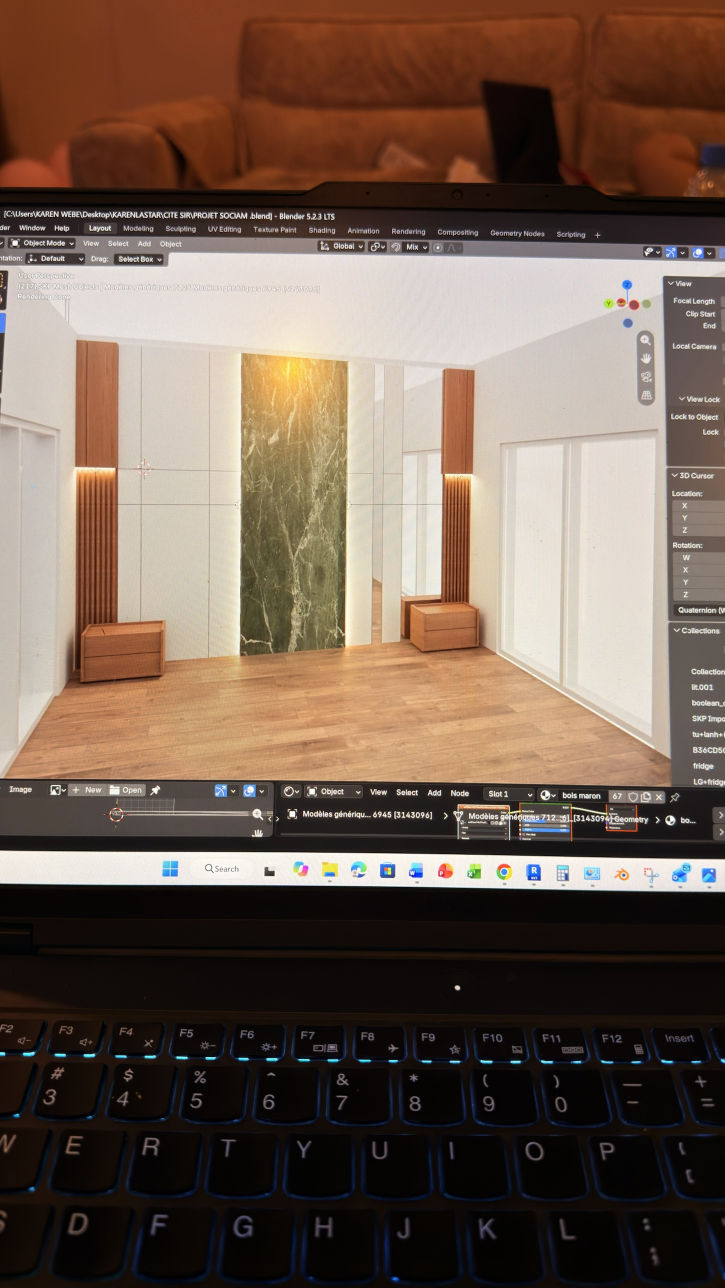
#> input picture projects/chambre-blender/source/capture-blender.jpg, 1450 x 2576 px (shown at 1/2 size)
$ python retouch.py ../../chambre-blender/source/capture-blender.jpg ../../chambre-blender/source/capture-blender.jpg
#> lines starting #> are read from the running program, lines starting #| are printed output that depends on the picture; after the words box and inside, x2 and y2 are one past the last pixel; in counts of white or black regions, pixels touching at a corner belong together
"""KAÏRA — retouche « lumière du jour » des rendus du studio, sans toucher au design.

Corrections globales uniquement (comme un développement photo) : balance des blancs vers un blanc crème,
exposition, ouverture des ombres, contraste doux, netteté fine. Aucun objet n'est ajouté, retiré ou déplacé,
et les matériaux gardent leurs couleurs relatives.

Usage : python3 tools/retouch.py <source> <sortie.jpg> [--force 0..1]
"""
import sys
import numpy as np
from PIL import Image, ImageFilter

CREAM = np.array([244, 239, 231]) / 255.0   # blanc crème visé pour les plafonds et murs clairs


def lum(a):
    return a[..., 0] * 0.2126 + a[..., 1] * 0.7152 + a[..., 2] * 0.0722


def retouch(img, force=1.0):
#> called with force = 1
    a = np.asarray(img.convert("RGB"), dtype=np.float64) / 255.0
    h = a.shape[0]
#> h = 2576
    # 1. balance des blancs : on prend les surfaces claires et peu saturées du haut de l'image (plafond, murs)
    top = a[: int(h * 0.35)]
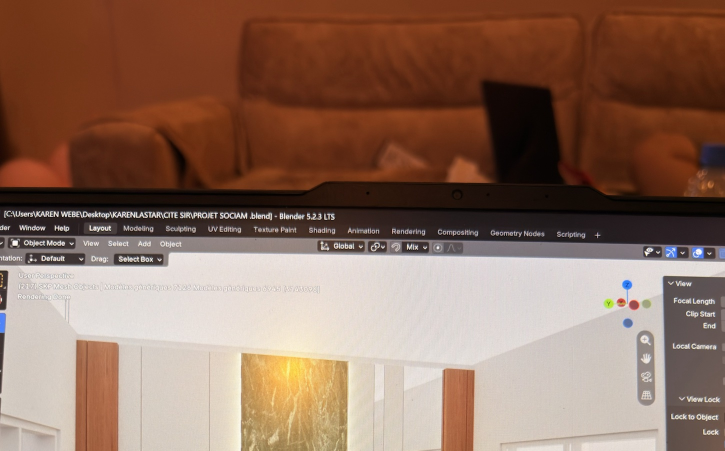
#> top: shape (901, 1450, 3) float64 (shown at 1/2 size); mean R, G, B 0.554, 0.432, 0.369
    L = lum(top)
    sat = top.max(-1) - top.min(-1)
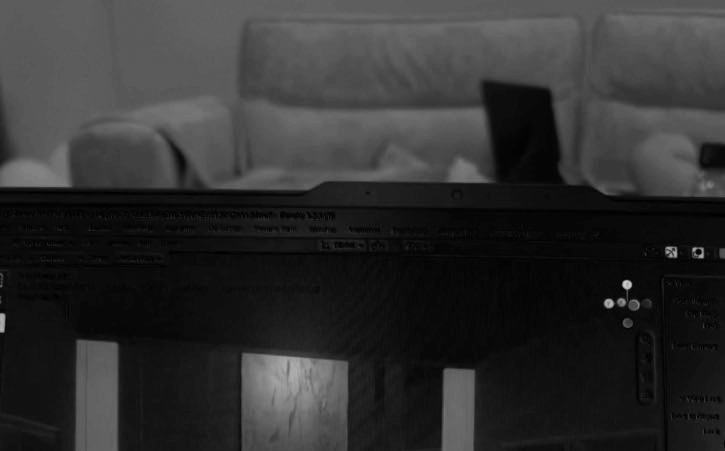
#> sat: shape (901, 1450) float64 (shown at 1/2 size); min 0, max 0.827, mean 0.188
    mask = (L > np.percentile(L, 55)) & (L < np.percentile(L, 97)) & (sat < 0.12)
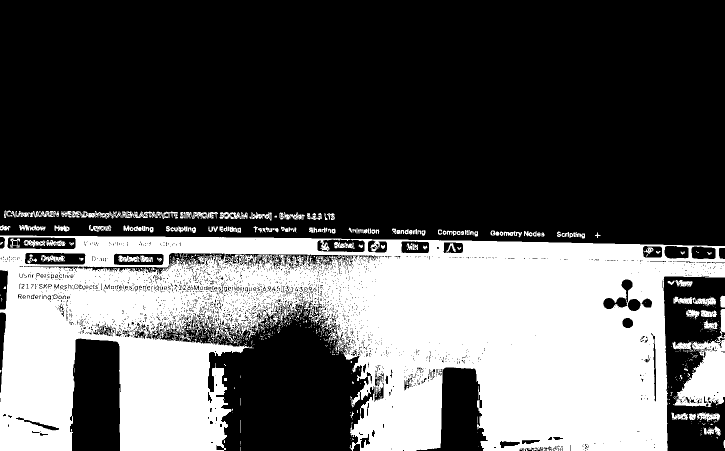
#> mask: shape (901, 1450) bool (shown at 1/2 size); 34.7% white; 800 white regions (674 under 20 px), largest, box (x1, y1, x2, y2) and area: (0, 471, 1450, 901) 425423, (1345, 670, 1450, 814) 8739, (122, 422, 356, 438) 1632
    ref = top[mask].mean(0) if mask.sum() > 500 else a.reshape(-1, 3).mean(0)
#> ref = [0.809, 0.773, 0.751]
    gain = (CREAM / CREAM.mean()) / (ref / ref.mean())
#> gain = [0.986, 1.01, 1]
    gain = 1 + (gain - 1) * 0.45 * force                             # correction partielle : les LED restent chaudes
#> gain = [0.994, 1, 1]
    a = np.clip(a * gain, 0, 1)
    # 2. exposition photographique (gain uniforme) : les matériaux gardent leurs rapports de valeur,
    #    puis épaule douce pour ne pas brûler les plafonds et les LED
    L = lum(a)
#> in lum (call 2), `return a[..., 0] * 0.2126 + a[..., 1] * 0.7152 + a[..., 2] * 0.0722`:
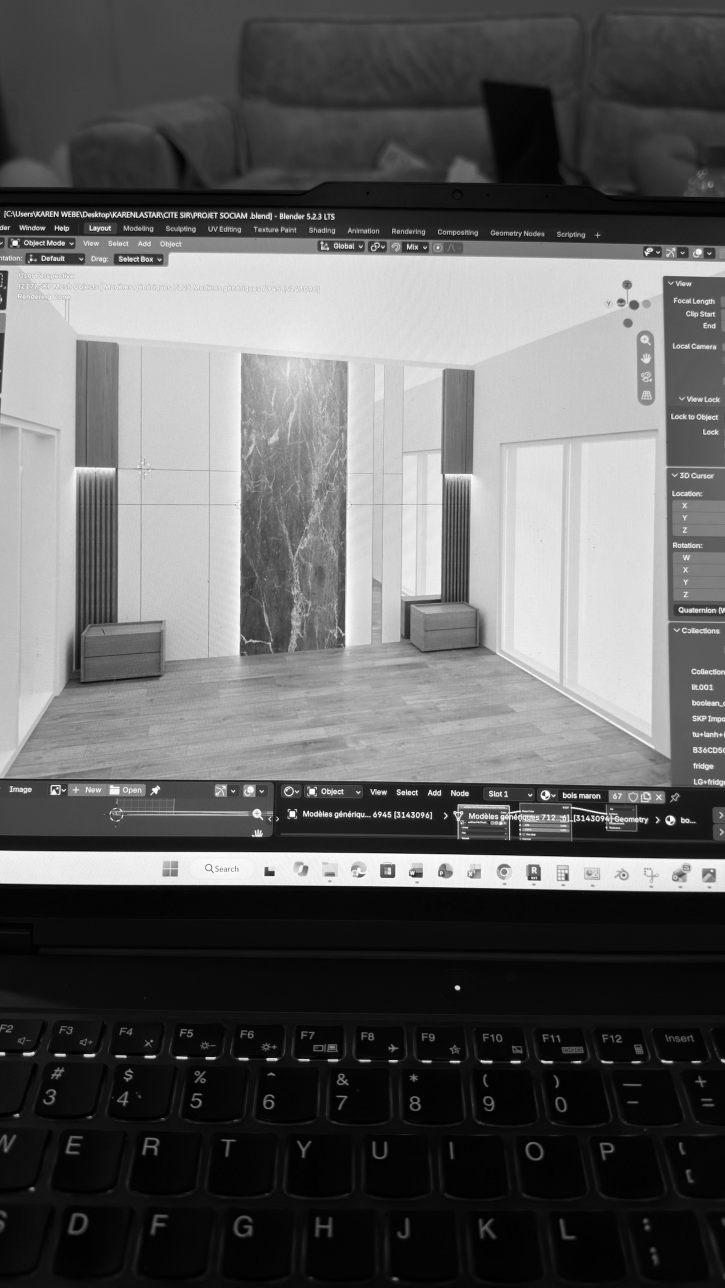
#> returned value: shape (2576, 1450) float64 (shown at 1/2 size); min 0, max 0.999, mean 0.38
    med = np.median(L)
#> med = 0.268
    target = med + (0.58 - med) * force
#> target = 0.58
    e = min(max(target / max(med, 1e-3), 1.0), 1.55)
#> e = 1.55
    Ln = L * e
    knee = 0.80
    Ln = np.where(Ln > knee, knee + (1 - knee) * np.tanh((Ln - knee) / (1 - knee)), Ln)
    ratio = (Ln / np.clip(L, 1e-4, 1))[..., None]
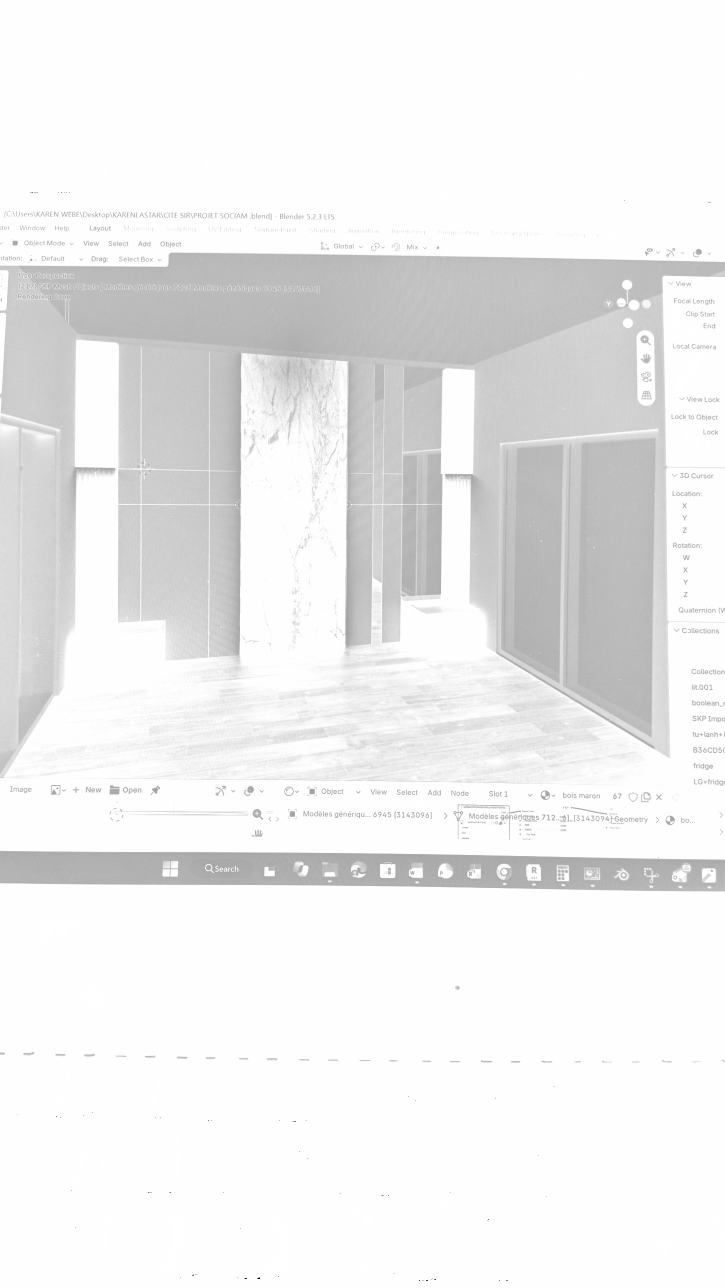
#> ratio: shape (2576, 1450, 1) float64 (shown at 1/2 size); min 0, max 1.55, mean 1.45; drawn with min black and max white
    a = np.clip(a * ratio, 0, 1)
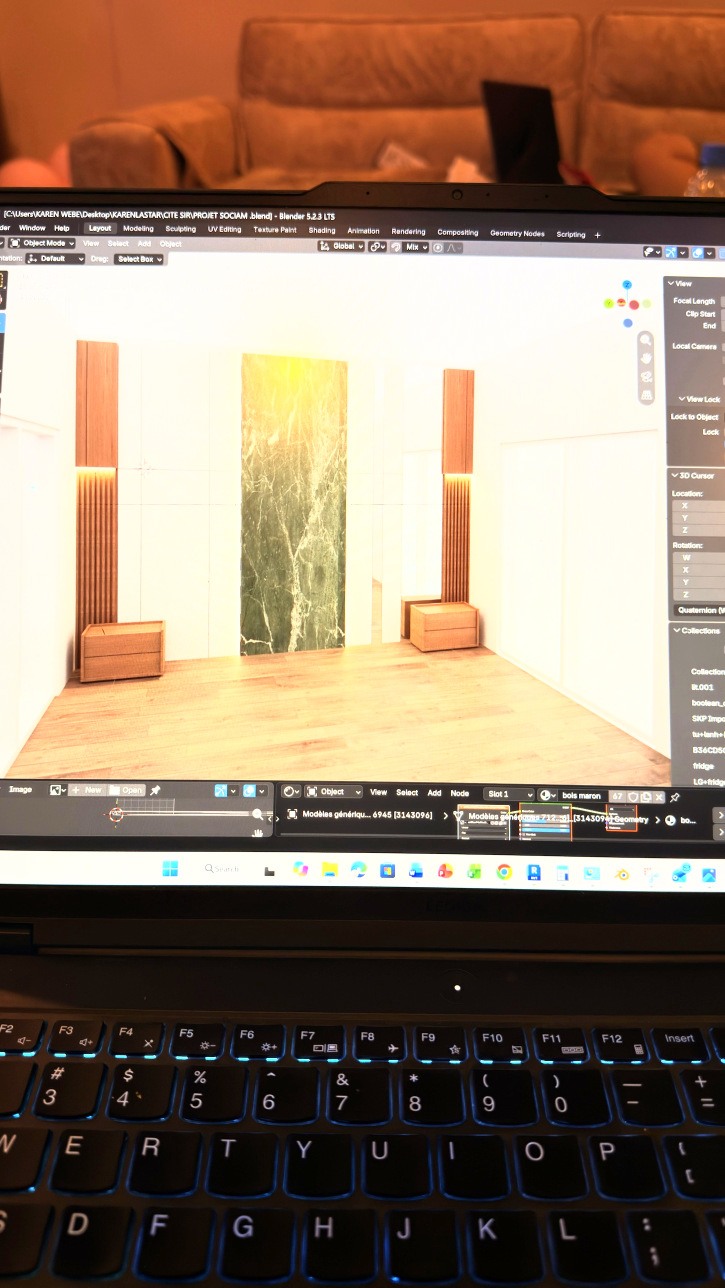
#> a: shape (2576, 1450, 3) float64 (shown at 1/2 size); mean R, G, B 0.57, 0.487, 0.413
    # 3. ombres ouvertes légèrement + contraste doux en S
    a = a + (1 - a) * 0.04 * force * (1 - a) ** 3
    s = 0.10 * force
    a = a + s * (a - 0.5) * (1 - np.abs(2 * a - 1))
    a = np.clip(a, 0, 1)
    out = Image.fromarray((a * 255 + 0.5).astype(np.uint8))
    # 4. netteté fine
    return out.filter(ImageFilter.UnsharpMask(radius=1.2, percent=45, threshold=2))
#> returned value: PIL image 1450x2576 RGB


if __name__ == "__main__":
    src, dst = sys.argv[1], sys.argv[2]
    f = float(sys.argv[sys.argv.index("--force") + 1]) if "--force" in sys.argv else 1.0
    retouch(Image.open(src), f).save(dst, quality=95, subsampling=0)
